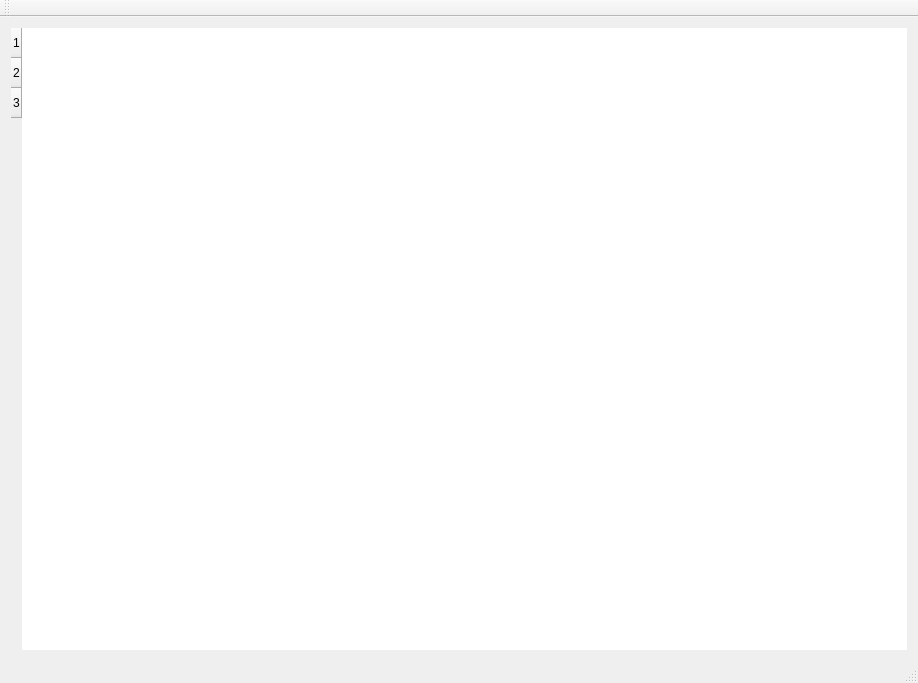
<?xml version="1.0" encoding="UTF-8"?>
<ui version="4.0">
 <class>MainWindow</class>
 <widget class="QMainWindow" name="MainWindow">
  <property name="geometry">
   <rect>
    <x>0</x>
    <y>0</y>
    <width>918</width>
    <height>683</height>
   </rect>
  </property>
  <property name="windowTitle">
   <string>MainWindow</string>
  </property>
  <widget class="QWidget" name="centralWidget">
   <layout class="QGridLayout" name="gridLayout">
    <item row="0" column="0">
     <widget class="QTableWidget" name="tableWidget">
      <property name="frameShape">
       <enum>QFrame::NoFrame</enum>
      </property>
      <property name="frameShadow">
       <enum>QFrame::Plain</enum>
      </property>
      <property name="lineWidth">
       <number>0</number>
      </property>
      <property name="gridStyle">
       <enum>Qt::NoPen</enum>
      </property>
      <property name="rowCount">
       <number>3</number>
      </property>
      <row/>
      <row/>
      <row/>
     </widget>
    </item>
   </layout>
  </widget>
  <widget class="QMenuBar" name="menuBar">
   <property name="geometry">
    <rect>
     <x>0</x>
     <y>0</y>
     <width>918</width>
     <height>21</height>
    </rect>
   </property>
  </widget>
  <widget class="QToolBar" name="mainToolBar">
   <attribute name="toolBarArea">
    <enum>TopToolBarArea</enum>
   </attribute>
   <attribute name="toolBarBreak">
    <bool>false</bool>
   </attribute>
  </widget>
  <widget class="QStatusBar" name="statusBar"/>
 </widget>
 <layoutdefault spacing="6" margin="11"/>
 <resources/>
 <connections/>
</ui>
